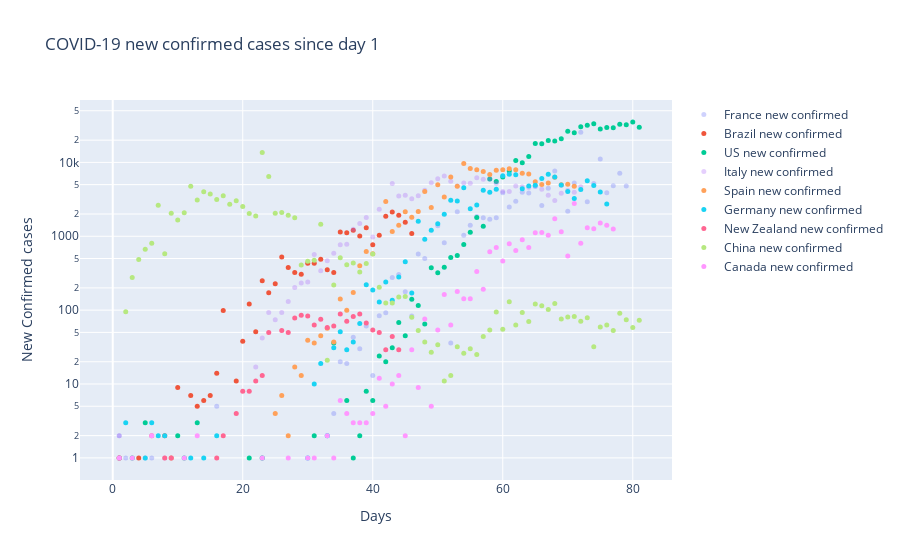

Notebook code for this chart:
### Code cell
fignc = go.Figure(series)
fignc.update_layout(title_text='COVID-19 new confirmed cases since day 1')
fignc.update_xaxes(title_text='Days')
fignc.update_yaxes(title_text='New Confirmed cases', type='log')
fignc.show()

### Figure 1 — Plotly figure (JSON) as saved in the notebook; plotly's stock layout.template omitted (floating-point values rounded to 4 significant figures)
{"data": [{"marker": {"size": 5, "symbol": "circle"}, "mode": "markers", "name": "France new confirmed", "opacity": 0.3, "type": "scatter", "x": [0, 0, 1, 2, 3, 4, 5, 6, 7, 8, 9, 10, 11, 12, 13, 14, 15, 16, 17, 18, 19, 20, 21, 22, 23, 24, 25, 26, 27, 28, 29, 30, 31, 32, 33, 34, 35, 36, 37, 38, 39, 40, 41, 42, 43, 44, 45, 46, 47, 48, 49, 50, 51, 52, 53, 54, 55, 56, 57, 58, 59, 60, 61, 62, 63, 64, 65, 66, 67, 68, 69, 70, 71, 72, 73, 74, 75, 76, 77, 78, 79], "y": [null, 0, 2, 1, 0, 0, 1, 1, 0, 0, 1, 0, 0, 0, 0, 0, 0, 5, 0, 0, 0, 0, 0, 0, 1, 0, 0, 0, 0, 0, 0, 0, 0, 0, 2, 4, 20, 19, 43, 30, 61, 13, 84, 92, 276, 303, 177, 83, 575, 499, 0, 1388, 815, 36, 2151, 1032, 1409, 1846, 1788, 1705, 1780, 3880, 2499, 2978, 3951, 3851, 4703, 2603, 4462, 7657, 4922, 2180, 5273, 25646, 2925, 5190, 11102, 3894, 4822, 7150, 4796]}, {"marker": {"size": 5, "symbol": "circle"}, "mode": "markers", "name": "Brazil new confirmed", "opacity": 1, "type": "scatter", "x": [0, 0, 0, 0, 0, 0, 0, 0, 0, 0, 0, 0, 0, 0, 0, 0, 0, 0, 0, 0, 0, 0, 0, 0, 0, 0, 0, 0, 0, 0, 0, 0, 0, 0, 0, 1, 2, 3, 4, 5, 6, 7, 8, 9, 10, 11, 12, 13, 14, 15, 16, 17, 18, 19, 20, 21, 22, 23, 24, 25, 26, 27, 28, 29, 30, 31, 32, 33, 34, 35, 36, 37, 38, 39, 40, 41, 42, 43, 44, 45, 46], "y": [null, 0, 0, 0, 0, 0, 0, 0, 0, 0, 0, 0, 0, 0, 0, 0, 0, 0, 0, 0, 0, 0, 0, 0, 0, 0, 0, 0, 0, 0, 0, 0, 0, 0, 0, 1, 0, 0, 1, 0, 0, 0, 2, 0, 9, 0, 7, 5, 6, 7, 14, 99, 0, 11, 38, 121, 51, 249, 172, 228, 525, 378, 323, 307, 431, 432, 487, 352, 323, 1138, 1119, 1208, 1012, 1304, 770, 1031, 1873, 2136, 1922, 1546, 1089]}, {"marker": {"size": 5, "symbol": "circle"}, "mode": "markers", "name": "US new confirmed", "opacity": 1, "type": "scatter", "x": [1, 2, 3, 4, 5, 6, 7, 8, 9, 10, 11, 12, 13, 14, 15, 16, 17, 18, 19, 20, 21, 22, 23, 24, 25, 26, 27, 28, 29, 30, 31, 32, 33, 34, 35, 36, 37, 38, 39, 40, 41, 42, 43, 44, 45, 46, 47, 48, 49, 50, 51, 52, 53, 54, 55, 56, 57, 58, 59, 60, 61, 62, 63, 64, 65, 66, 67, 68, 69, 70, 71, 72, 73, 74, 75, 76, 77, 78, 79, 80, 81], "y": [null, 0, 1, 0, 3, 0, 0, 0, 0, 2, 1, 0, 3, 0, 0, 0, 0, 0, 0, 0, 1, 0, 1, 0, 0, 0, 0, 0, 0, 0, 2, 0, 0, 36, 0, 6, 1, 2, 8, 6, 24, 20, 31, 68, 45, 140, 116, 65, 376, 322, 382, 516, 548, 772, 1133, 1789, 1362, 5964, 5526, 6327, 7676, 10571, 9893, 12038, 18058, 17821, 19808, 19444, 20922, 26341, 25200, 30390, 31824, 33267, 28219, 29595, 29556, 32829, 32385, 35098, 29861]}, {"marker": {"size": 5, "symbol": "circle"}, "mode": "markers", "name": "Italy new confirmed", "opacity": 0.3, "type": "scatter", "x": [0, 0, 0, 0, 0, 0, 0, 0, 0, 1, 2, 3, 4, 5, 6, 7, 8, 9, 10, 11, 12, 13, 14, 15, 16, 17, 18, 19, 20, 21, 22, 23, 24, 25, 26, 27, 28, 29, 30, 31, 32, 33, 34, 35, 36, 37, 38, 39, 40, 41, 42, 43, 44, 45, 46, 47, 48, 49, 50, 51, 52, 53, 54, 55, 56, 57, 58, 59, 60, 61, 62, 63, 64, 65, 66, 67, 68, 69, 70, 71, 72], "y": [null, 0, 0, 0, 0, 0, 0, 0, 0, 2, 0, 0, 0, 0, 0, 0, 1, 0, 0, 0, 0, 0, 0, 0, 0, 0, 0, 0, 0, 0, 17, 42, 93, 74, 93, 131, 202, 233, 240, 566, 342, 466, 587, 769, 778, 1247, 1492, 1797, 977, 2313, 0, 5198, 3497, 3590, 3233, 3526, 4207, 5322, 5986, 6557, 5560, 4789, 5249, 5210, 6203, 5909, 5974, 5217, 4050, 4053, 4782, 4668, 4585, 4805, 4316, 3599, 3039, 3836, 4204, 3951, 4694]}, {"marker": {"size": 5, "symbol": "circle"}, "mode": "markers", "name": "Spain new confirmed", "opacity": 1, "type": "scatter", "x": [0, 0, 0, 0, 0, 0, 0, 0, 0, 0, 1, 2, 3, 4, 5, 6, 7, 8, 9, 10, 11, 12, 13, 14, 15, 16, 17, 18, 19, 20, 21, 22, 23, 24, 25, 26, 27, 28, 29, 30, 31, 32, 33, 34, 35, 36, 37, 38, 39, 40, 41, 42, 43, 44, 45, 46, 47, 48, 49, 50, 51, 52, 53, 54, 55, 56, 57, 58, 59, 60, 61, 62, 63, 64, 65, 66, 67, 68, 69, 70, 71], "y": [null, 0, 0, 0, 0, 0, 0, 0, 0, 0, 1, 0, 0, 0, 0, 0, 0, 0, 1, 0, 0, 0, 0, 0, 0, 0, 0, 0, 0, 0, 0, 0, 0, 0, 4, 7, 2, 17, 13, 39, 36, 45, 57, 37, 141, 100, 173, 400, 622, 582, 0, 2955, 1159, 1407, 2144, 1806, 2162, 4053, 2447, 4964, 3394, 6368, 4749, 9630, 8271, 7933, 7516, 6875, 7846, 7967, 8195, 7947, 7134, 6969, 5478, 5029, 5267, 6278, 5002, 5051, 4754]}, {"marker": {"size": 5, "symbol": "circle"}, "mode": "markers", "name": "Germany new confirmed", "opacity": 1, "type": "scatter", "x": [0, 0, 0, 0, 0, 1, 2, 3, 4, 5, 6, 7, 8, 9, 10, 11, 12, 13, 14, 15, 16, 17, 18, 19, 20, 21, 22, 23, 24, 25, 26, 27, 28, 29, 30, 31, 32, 33, 34, 35, 36, 37, 38, 39, 40, 41, 42, 43, 44, 45, 46, 47, 48, 49, 50, 51, 52, 53, 54, 55, 56, 57, 58, 59, 60, 61, 62, 63, 64, 65, 66, 67, 68, 69, 70, 71, 72, 73, 74, 75, 76], "y": [null, 0, 0, 0, 0, 1, 3, 0, 0, 1, 3, 2, 2, 0, 0, 0, 1, 0, 1, 0, 2, 0, 0, 0, 0, 0, 0, 0, 0, 0, 0, 0, 0, 0, 1, 10, 19, 2, 31, 51, 29, 37, 66, 220, 188, 129, 241, 136, 281, 451, 170, 1597, 910, 1210, 1477, 1985, 3070, 2993, 4528, 2365, 2660, 4183, 3930, 4337, 6615, 6933, 6824, 4400, 4790, 4923, 6064, 6922, 6365, 4933, 4031, 3251, 4289, 5633, 4885, 3990, 2737]}, {"marker": {"size": 5, "symbol": "circle"}, "mode": "markers", "name": "New Zealand new confirmed", "opacity": 1, "type": "scatter", "x": [0, 0, 0, 0, 0, 0, 0, 0, 0, 0, 0, 0, 0, 0, 0, 0, 0, 0, 0, 0, 0, 0, 0, 0, 0, 0, 0, 0, 0, 0, 0, 0, 0, 0, 0, 0, 0, 1, 2, 3, 4, 5, 6, 7, 8, 9, 10, 11, 12, 13, 14, 15, 16, 17, 18, 19, 20, 21, 22, 23, 24, 25, 26, 27, 28, 29, 30, 31, 32, 33, 34, 35, 36, 37, 38, 39, 40, 41, 42, 43, 44], "y": [null, 0, 0, 0, 0, 0, 0, 0, 0, 0, 0, 0, 0, 0, 0, 0, 0, 0, 0, 0, 0, 0, 0, 0, 0, 0, 0, 0, 0, 0, 0, 0, 0, 0, 0, 0, 0, 1, 0, 0, 0, 0, 2, 0, 1, 1, 0, 0, 0, 0, 0, 0, 1, 2, 0, 4, 8, 8, 11, 13, 50, 0, 53, 50, 78, 85, 83, 63, 75, 58, 61, 89, 71, 82, 89, 67, 54, 50, 29, 44, 29]}, {"marker": {"size": 5, "symbol": "circle"}, "mode": "markers", "name": "China new confirmed", "opacity": 1, "type": "scatter", "x": [1, 2, 3, 4, 5, 6, 7, 8, 9, 10, 11, 12, 13, 14, 15, 16, 17, 18, 19, 20, 21, 22, 23, 24, 25, 26, 27, 28, 29, 30, 31, 32, 33, 34, 35, 36, 37, 38, 39, 40, 41, 42, 43, 44, 45, 46, 47, 48, 49, 50, 51, 52, 53, 54, 55, 56, 57, 58, 59, 60, 61, 62, 63, 64, 65, 66, 67, 68, 69, 70, 71, 72, 73, 74, 75, 76, 77, 78, 79, 80, 81], "y": [null, 95, 277, 486, 669, 802, 2632, 578, 2054, 1661, 2089, 4739, 3086, 3991, 3733, 3147, 3523, 2704, 3015, 2525, 2032, 1881, 13628, 6463, 2055, 2100, 1921, 1777, 408, 458, 473, 1451, 21, 219, 513, 412, 434, 328, 428, 576, 204, 125, 125, 151, 153, 80, 53, 37, 27, 34, 11, 13, 32, 26, 30, 25, 44, 54, 94, 55, 130, 63, 93, 70, 121, 115, 102, 123, 76, 81, 82, 71, 79, 32, 59, 63, 53, 91, 74, 58, 73]}, {"marker": {"size": 5, "symbol": "circle"}, "mode": "markers", "name": "Canada new confirmed", "opacity": 1, "type": "scatter", "x": [0, 0, 0, 0, 1, 2, 3, 4, 5, 6, 7, 8, 9, 10, 11, 12, 13, 14, 15, 16, 17, 18, 19, 20, 21, 22, 23, 24, 25, 26, 27, 28, 29, 30, 31, 32, 33, 34, 35, 36, 37, 38, 39, 40, 41, 42, 43, 44, 45, 46, 47, 48, 49, 50, 51, 52, 53, 54, 55, 56, 57, 58, 59, 60, 61, 62, 63, 64, 65, 66, 67, 68, 69, 70, 71, 72, 73, 74, 75, 76, 77], "y": [null, 0, 0, 0, 1, 0, 1, 0, 0, 2, 0, 0, 0, 0, 1, 0, 2, 0, 0, 0, 0, 0, 0, 0, 0, 0, 1, 0, 0, 0, 1, 0, 0, 1, 1, 0, 2, 1, 6, 4, 3, 3, 3, 4, 12, 5, 10, 13, 2, 29, 9, 76, 5, 54, 163, 63, 179, 143, 143, 334, 192, 619, 702, 461, 791, 640, 894, 704, 1118, 1129, 1033, 1724, 1153, 541, 2778, 807, 1309, 1269, 1513, 1405, 1257]}], "layout": {"autosize": true, "title": {"text": "COVID-19 new confirmed cases since day 1"}, "xaxis": {"autorange": true, "range": [-5.082, 86.08], "title": {"text": "Days"}, "type": "linear"}, "yaxis": {"autorange": true, "range": [-0.3192, 4.864], "title": {"text": "New Confirmed cases"}, "type": "log"}}}
